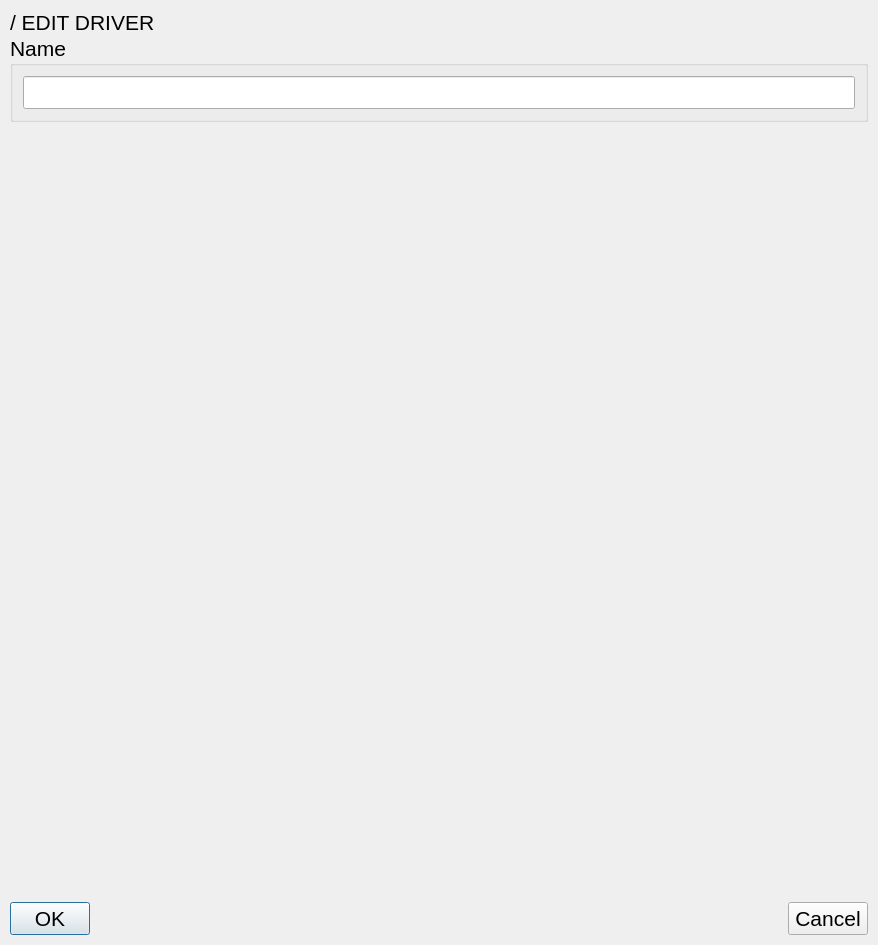
<?xml version="1.0" encoding="UTF-8"?>
<ui version="4.0">
 <class>DialogEditDriver</class>
 <widget class="QDialog" name="DialogEditDriver">
  <property name="geometry">
   <rect>
    <x>0</x>
    <y>0</y>
    <width>878</width>
    <height>945</height>
   </rect>
  </property>
  <property name="font">
   <font>
    <family>Arial</family>
    <pointsize>32</pointsize>
   </font>
  </property>
  <property name="windowTitle">
   <string>About</string>
  </property>
  <layout class="QVBoxLayout" name="verticalLayout_2">
   <property name="spacing">
    <number>0</number>
   </property>
   <property name="leftMargin">
    <number>10</number>
   </property>
   <property name="topMargin">
    <number>10</number>
   </property>
   <property name="rightMargin">
    <number>10</number>
   </property>
   <property name="bottomMargin">
    <number>10</number>
   </property>
   <item>
    <layout class="QVBoxLayout" name="layoutCenter">
     <property name="spacing">
      <number>0</number>
     </property>
     <item>
      <layout class="QVBoxLayout" name="layoutTitle">
       <property name="spacing">
        <number>0</number>
       </property>
       <item>
        <widget class="QLabel" name="labelTitle">
         <property name="font">
          <font>
           <family>Arial</family>
           <pointsize>16</pointsize>
          </font>
         </property>
         <property name="text">
          <string>/ EDIT DRIVER</string>
         </property>
         <property name="alignment">
          <set>Qt::AlignLeading|Qt::AlignLeft|Qt::AlignVCenter</set>
         </property>
        </widget>
       </item>
      </layout>
     </item>
     <item>
      <layout class="QVBoxLayout" name="layoutContent">
       <property name="spacing">
        <number>0</number>
       </property>
       <item>
        <widget class="QGroupBox" name="groupBoxDriverName">
         <property name="font">
          <font>
           <family>Arial</family>
           <pointsize>16</pointsize>
          </font>
         </property>
         <property name="title">
          <string>Name</string>
         </property>
         <layout class="QVBoxLayout" name="verticalLayout">
          <property name="spacing">
           <number>0</number>
          </property>
          <property name="leftMargin">
           <number>10</number>
          </property>
          <property name="topMargin">
           <number>10</number>
          </property>
          <property name="rightMargin">
           <number>10</number>
          </property>
          <property name="bottomMargin">
           <number>10</number>
          </property>
          <item>
           <widget class="QLineEdit" name="lineEditDriverName">
            <property name="font">
             <font>
              <family>Arial</family>
              <pointsize>16</pointsize>
             </font>
            </property>
            <property name="text">
             <string/>
            </property>
            <property name="readOnly">
             <bool>false</bool>
            </property>
           </widget>
          </item>
         </layout>
        </widget>
       </item>
       <item>
        <spacer name="verticalSpacer">
         <property name="orientation">
          <enum>Qt::Vertical</enum>
         </property>
         <property name="sizeHint" stdset="0">
          <size>
           <width>20</width>
           <height>40</height>
          </size>
         </property>
        </spacer>
       </item>
      </layout>
     </item>
     <item>
      <layout class="QHBoxLayout" name="layoutButtons">
       <item>
        <widget class="QPushButton" name="pushButtonOK">
         <property name="minimumSize">
          <size>
           <width>0</width>
           <height>0</height>
          </size>
         </property>
         <property name="font">
          <font>
           <family>Arial</family>
           <pointsize>16</pointsize>
          </font>
         </property>
         <property name="text">
          <string>OK</string>
         </property>
        </widget>
       </item>
       <item>
        <spacer name="horizontalSpacer">
         <property name="orientation">
          <enum>Qt::Horizontal</enum>
         </property>
         <property name="sizeHint" stdset="0">
          <size>
           <width>40</width>
           <height>20</height>
          </size>
         </property>
        </spacer>
       </item>
       <item>
        <widget class="QPushButton" name="pushButtonCancel">
         <property name="minimumSize">
          <size>
           <width>0</width>
           <height>0</height>
          </size>
         </property>
         <property name="font">
          <font>
           <family>Arial</family>
           <pointsize>16</pointsize>
          </font>
         </property>
         <property name="text">
          <string>Cancel</string>
         </property>
        </widget>
       </item>
      </layout>
     </item>
    </layout>
   </item>
  </layout>
 </widget>
 <resources/>
 <connections/>
</ui>
